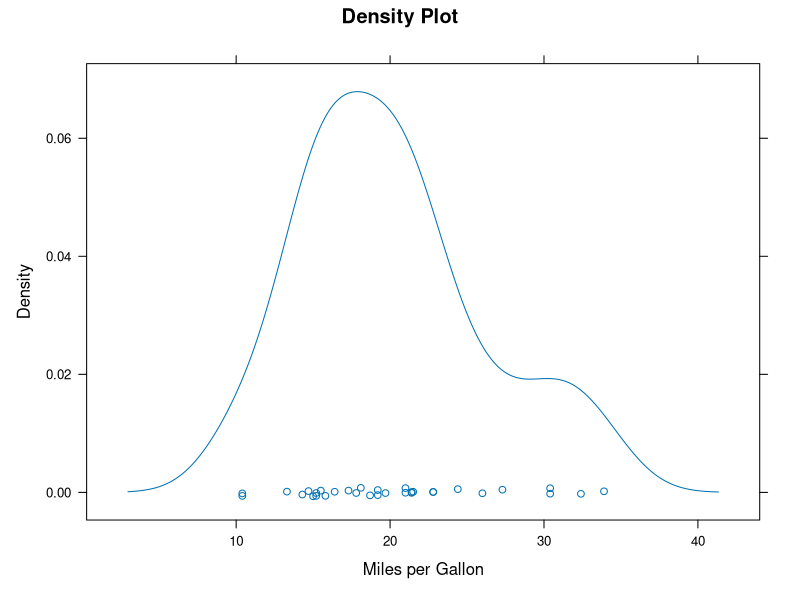
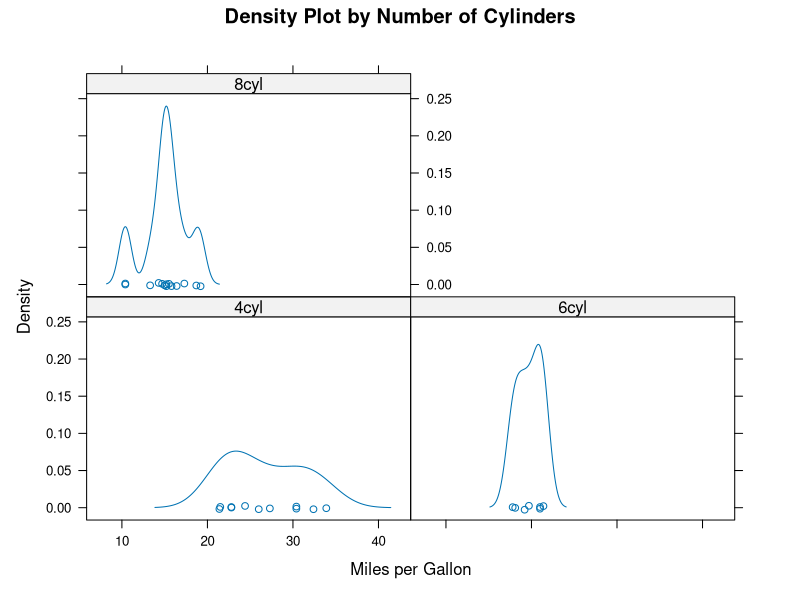
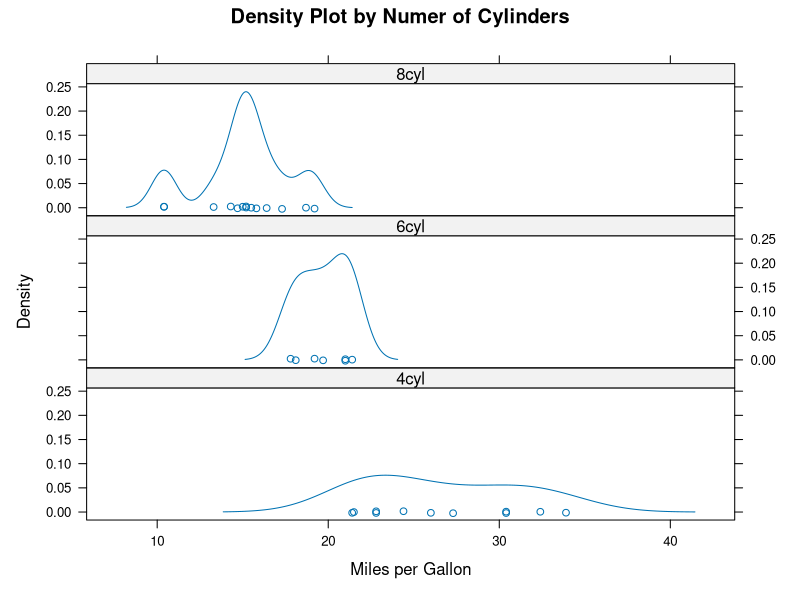
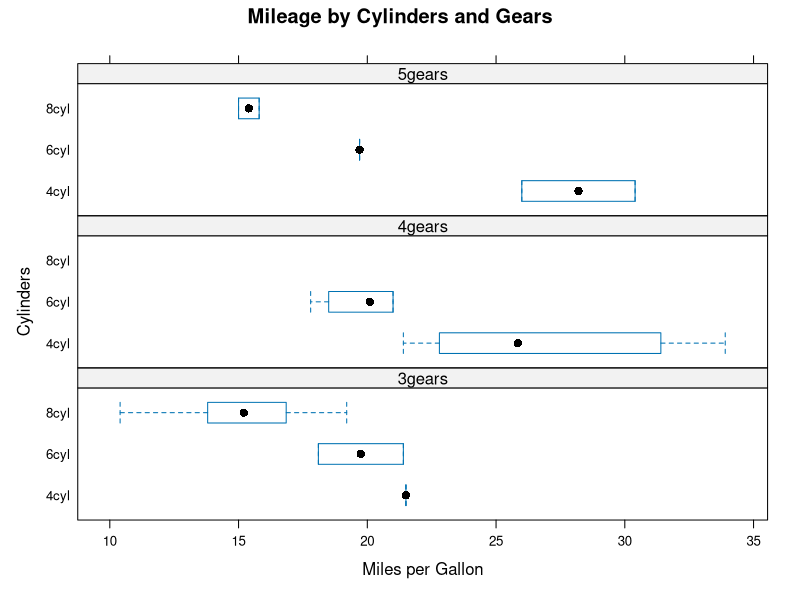
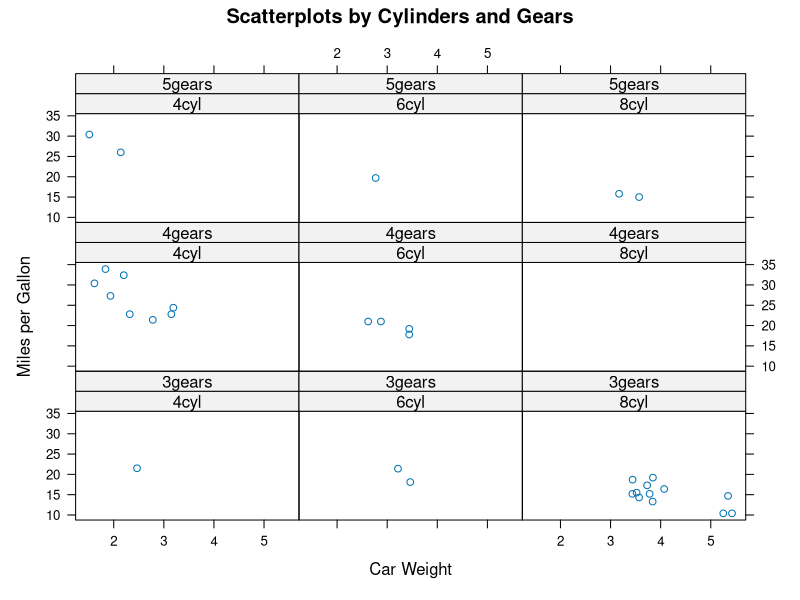
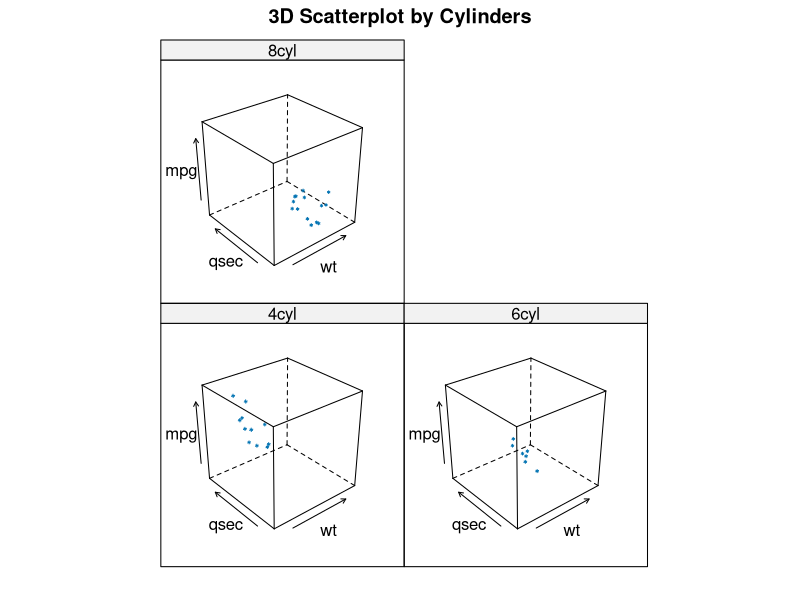
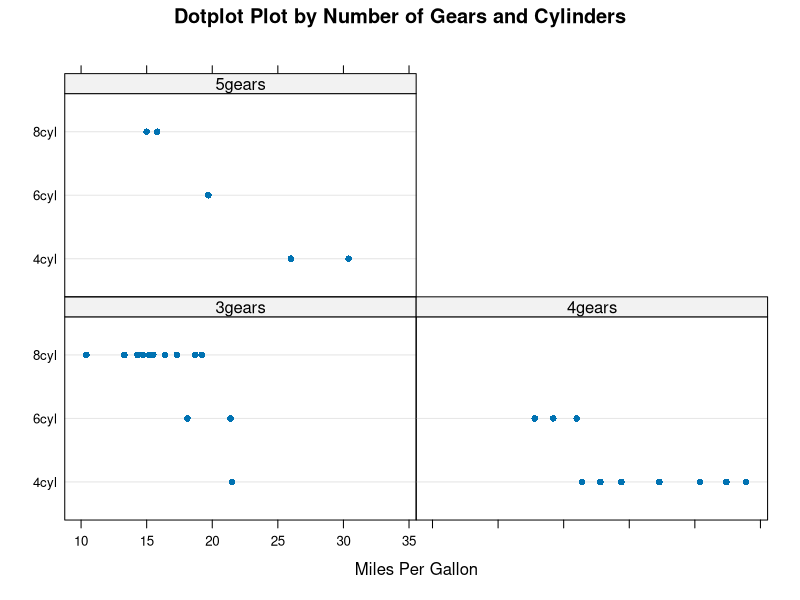
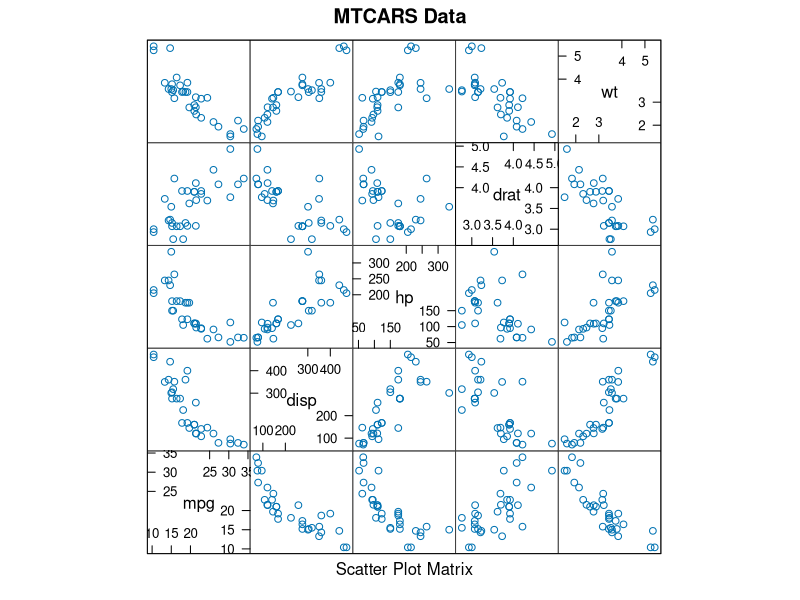

Here is the R script that generated these plots, in order:
# Lattice Examples: from https://www.statmethods.net/advgraphs/trellis.html
library(lattice)
attach(mtcars)

# create factors with value labels
gear.f<-factor(gear,levels=c(3,4,5),
               labels=c("3gears","4gears","5gears"))
cyl.f <-factor(cyl,levels=c(4,6,8),
               labels=c("4cyl","6cyl","8cyl"))

# kernel density plot
densityplot(~mpg,
            main="Density Plot",
            xlab="Miles per Gallon")

# kernel density plots by factor level
densityplot(~mpg|cyl.f,
            main="Density Plot by Number of Cylinders",
            xlab="Miles per Gallon")

# kernel density plots by factor level (alternate layout)
densityplot(~mpg|cyl.f,
            main="Density Plot by Numer of Cylinders",
            xlab="Miles per Gallon",
            layout=c(1,3))

# boxplots for each combination of two factors
bwplot(cyl.f~mpg|gear.f,
       ylab="Cylinders", xlab="Miles per Gallon",
       main="Mileage by Cylinders and Gears",
       layout=c(1,3)
      )
       
       
# scatterplots for each combination of two factors
xyplot(mpg~wt|cyl.f*gear.f,
     main="Scatterplots by Cylinders and Gears",
     ylab="Miles per Gallon", xlab="Car Weight")
       
# 3d scatterplot by factor level
cloud(mpg~wt*qsec|cyl.f,
     main="3D Scatterplot by Cylinders")
       
# dotplot for each combination of two factors
dotplot(cyl.f~mpg|gear.f,
       main="Dotplot Plot by Number of Gears and Cylinders",
         xlab="Miles Per Gallon")
       
# scatterplot matrix
splom(mtcars[c(1,3,4,5,6)],
     main="MTCARS Data")